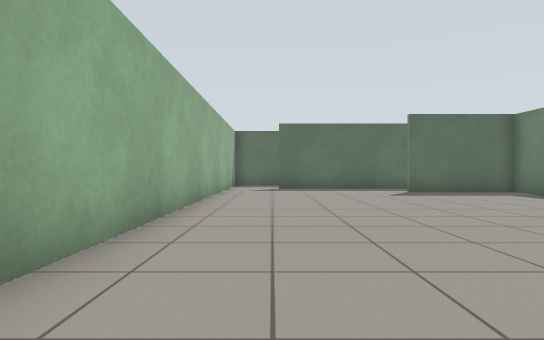
view 1 (above)

14 first-person views from a walk through a world built for the Gazebo simulator. The camera is 0.72 m above the floor, looks level and sees 75° across. The floor is counted in squares, 1 m on a side. Each view is taken from the middle of a square. On the plan, view 1 faces up. The plan holds only what a view shows up to about 11 squares ahead; the rest is blank.

view 2
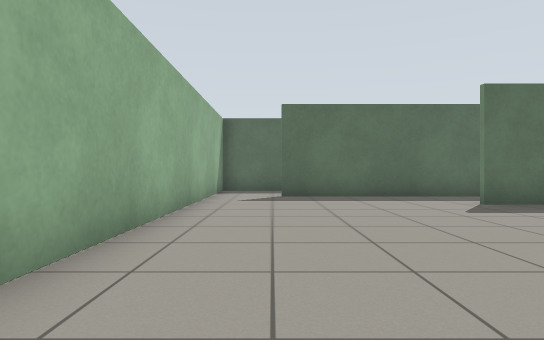

view 3
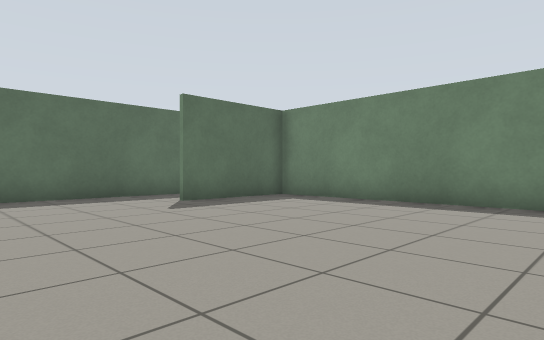

view 4
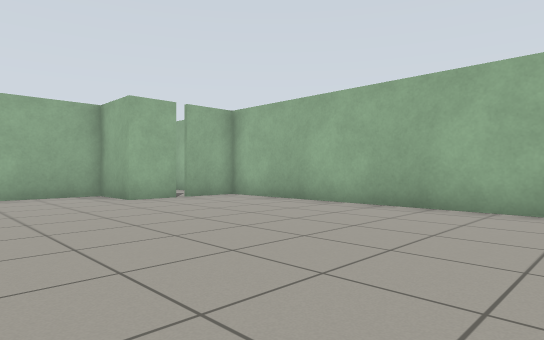

view 5
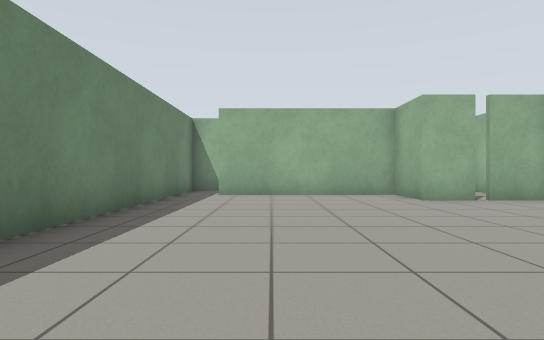

view 6
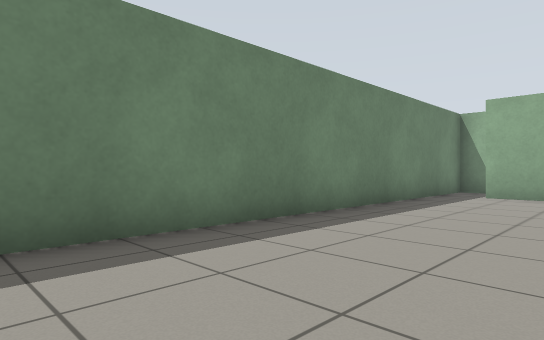

view 7
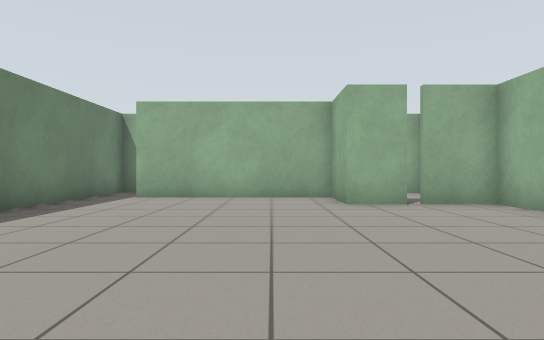

view 8
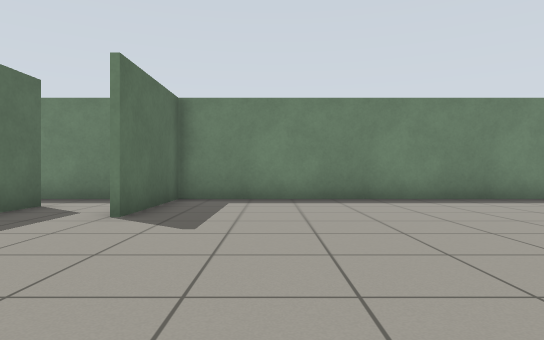

view 9
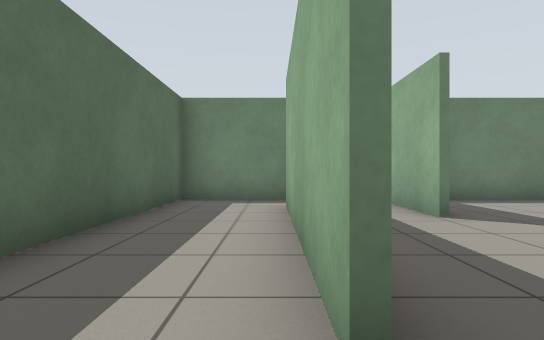

view 10
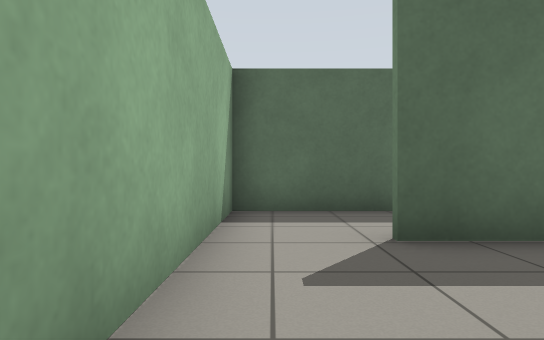

view 11
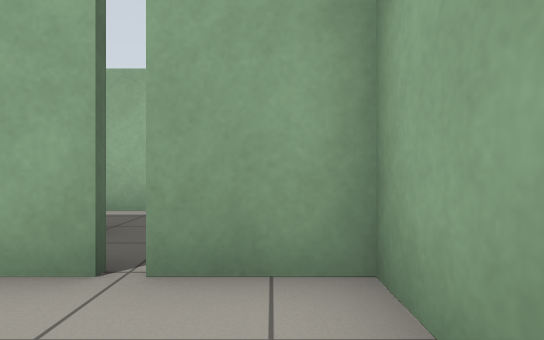

view 12
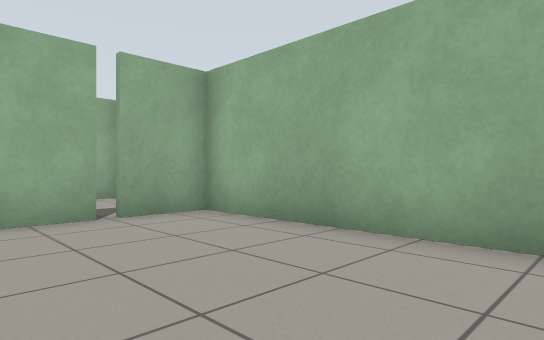

view 13
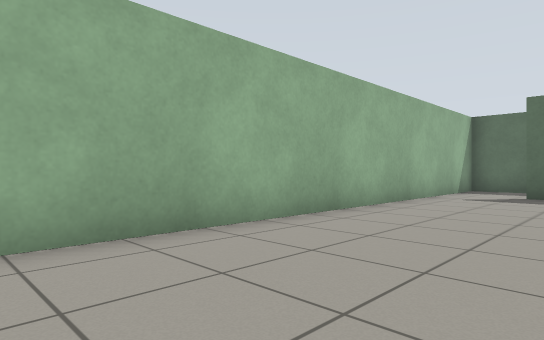

view 14
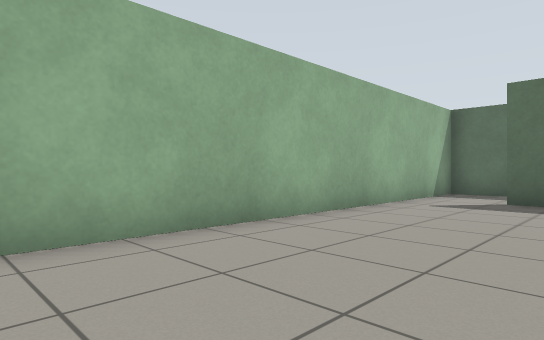

### Floor plan
Points are (right, up) in squares from view 1. A wall is a line through its corners. A room is listed if a view was taken in it or the views show most of it. See-through windows are left out.
Room 1 (views 1, 2, 3, 4, 5, 6, 7, 8, 10, 11, 12, 13, 14)
walls: (4.4, 11.5) (6.5, 11.5); (0.1, -3.4) (1.4, -3.4) (1.4, -5.2) (6.6, -5.2); (7.8, -4.5) (7.8, 11.3) (4.4, 11.3); (6, 13.6) (0.2, 13.6); (-1.7, 13.5) (-1.7, -3.4) (-0.1, -3.4)
ways out: opening at (-0.5, 14) to room 2; opening at (5.5, 12.5); opening at (7, -5)
Room 2 (view 9)
walls: (0.2, 13.7) (6, 13.7); (7.8, 13) (7.8, 16.2) (-1.7, 16.2) (-1.7, 13.5)
ways out: opening at (-0.5, 14) to room 1; opening at (7, 14)

Positions as (right, up) in squares from view 1, and headings:
1: (0, 0), facing up
2: (0, 4), facing up
3: (0, 4), facing up-right
4: (5, 5), facing down-left
5: (5, 5), facing down
6: (4, 5), facing down-right
7: (3, 4), facing down
8: (-1, 9), facing right
9: (-1, 14), facing right
10: (-1, 10), facing up
11: (-1, -1), facing down
12: (2, 2), facing down-left
13: (2, 3), facing up-left
14: (2, 5), facing up-left
